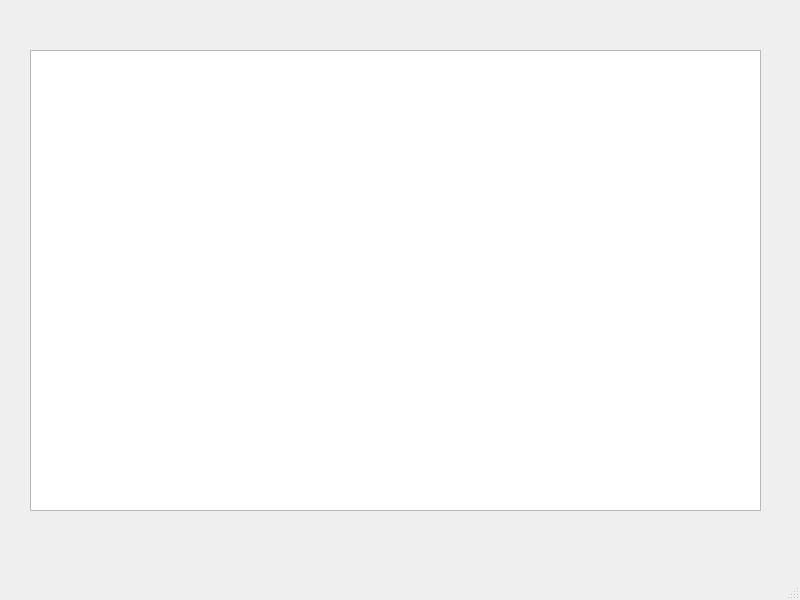
<?xml version="1.0" encoding="UTF-8"?>
<ui version="4.0">
 <class>MainWindow</class>
 <widget class="QMainWindow" name="MainWindow">
  <property name="geometry">
   <rect>
    <x>0</x>
    <y>0</y>
    <width>800</width>
    <height>600</height>
   </rect>
  </property>
  <property name="windowTitle">
   <string>MainWindow</string>
  </property>
  <widget class="QWidget" name="centralwidget">
   <widget class="MyGraphicsView" name="graphicsView">
    <property name="geometry">
     <rect>
      <x>30</x>
      <y>50</y>
      <width>731</width>
      <height>461</height>
     </rect>
    </property>
   </widget>
  </widget>
  <widget class="QMenuBar" name="menubar">
   <property name="geometry">
    <rect>
     <x>0</x>
     <y>0</y>
     <width>800</width>
     <height>21</height>
    </rect>
   </property>
  </widget>
  <widget class="QStatusBar" name="statusbar"/>
 </widget>
 <customwidgets>
  <customwidget>
   <class>MyGraphicsView</class>
   <extends>QGraphicsView</extends>
   <header>mygraphicsview.h</header>
  </customwidget>
 </customwidgets>
 <resources/>
 <connections/>
</ui>
